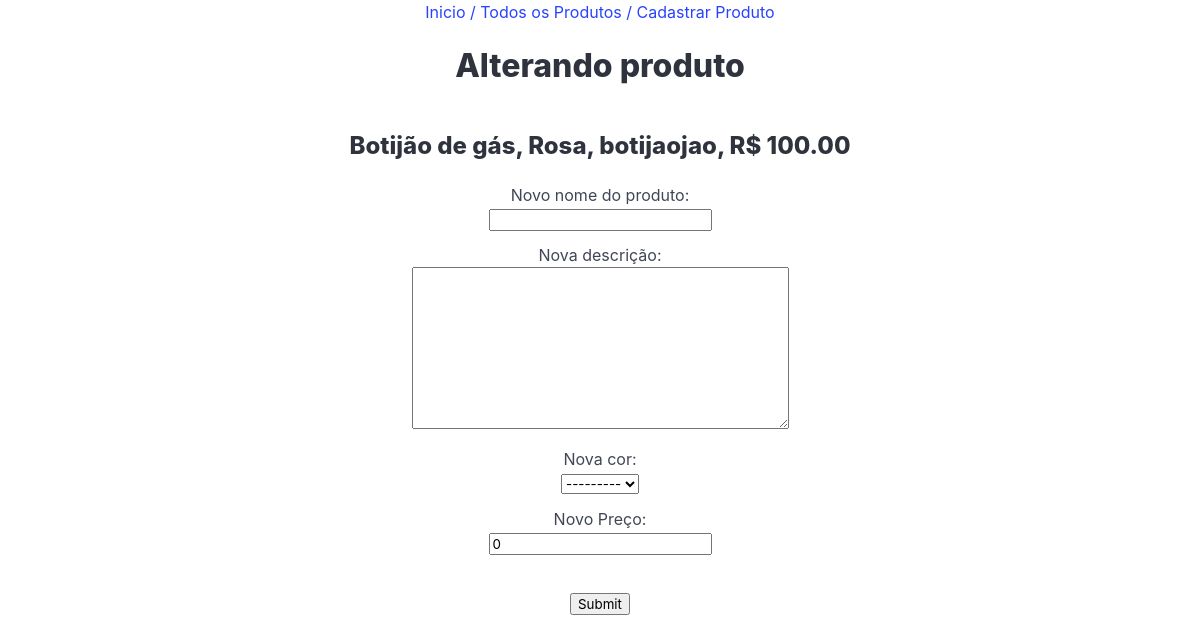
The app's page /produto/update_produto/1, older data.
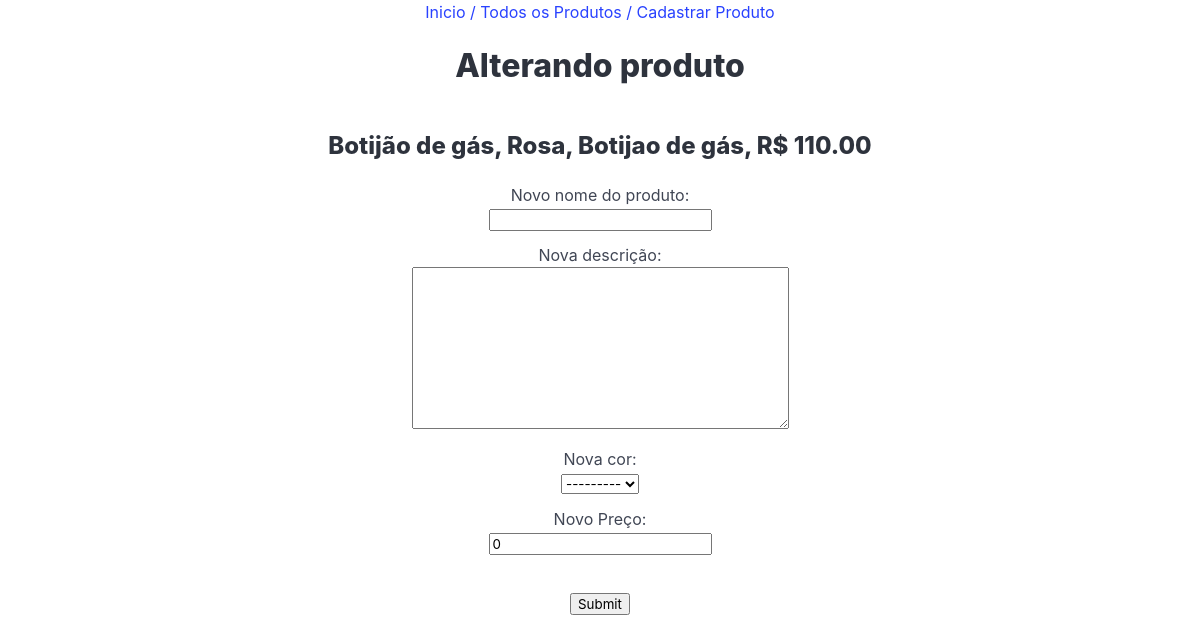
The same page, newer data.
### produto/models.py (models this page shows, shortened)
class Produtos(models.Model):
    produto = models.CharField('Produto', max_length=200)
    cor = models.ForeignKey(Cores, on_delete=models.PROTECT, verbose_name='Cor')
    descricao = models.TextField('Descrição', blank=True)
    preco = models.DecimalField('Preço', decimal_places=2, max_digits=8, default=0)
    quantidade = models.IntegerField('Quantidade', default=0)
    criado = models.DateTimeField('Criado em', auto_now_add=True)
    modificado = models.DateTimeField('Modificado em', auto_now=True)
    def __str__(self):
        return self.produto
    class Meta:
        ordering = ['-produto']
        verbose_name = 'Produto'

class Cores(models.Model):
    cor = models.CharField('Cor', max_length=200)
    def __str__(self):
        return self.cor
    class Meta:
        verbose_name= 'Cor'
        verbose_name_plural = 'Cores'

### produto/views.py (the view)
# urls.py: path('update_produto/<int:pk>', update_produto, name = 'update_produto'),
def update_produto(request, pk):
    resultado = Produtos.objects.get(pk = pk)
    if request.method == 'POST':
        form = ProdutoForm(request.POST, instance = resultado)
        if form.is_valid():
            form.save()
            return redirect('list_produto.html')
    else:
        form = ProdutoForm()
        context = {
            'item':resultado,
            'form': form,
            'pk':pk
        }
        return render(request, 'update_produto.html', context)

### produto/forms.py
class ProdutoForm(forms.ModelForm):
    class Meta:
        model = Produtos
        fields =  ['produto', 'cor', 'descricao', 'preco']

### core/templates/update_produto.html (shortened to what this page needs)
{% extends 'base.html' %}
{% block product %}
<h1 class="title">Alterando produto</h1>
<h2 class="title is-4">
{{item}},
{{item.cor}},
{{item.descricao}}, R$
{{item.preco}}
</h2>
<form style = ""class="is-centered container" action="{% url 'update_produto' pk %}" method="POST">
    <div class="field">
      Novo nome do produto:
      <div class="control">
        {{form.produto}}
      </div>
    </div>
    <div class="field">
      Nova descrição:
      <div class="control">
        {{form.descricao}}
      </div>
    </div>
    <div class="field">
      Nova cor:
      <div class="control">
        {{form.cor}}
      </div>
    </div>
    <div class="field">
      Novo Preço:
      <div class="control">
        {{form.preco}}
      </div>
    </div>    </br>
    <input class="is-centered" type="submit" value="Submit">
</form>
{% endblock %}

Row changes from the older to the newer data that the page shows:
changed Produtos "Botijão de gás": descricao "botijaojao" → "Botijao de gás"; preco "100.00" → "110.00"
